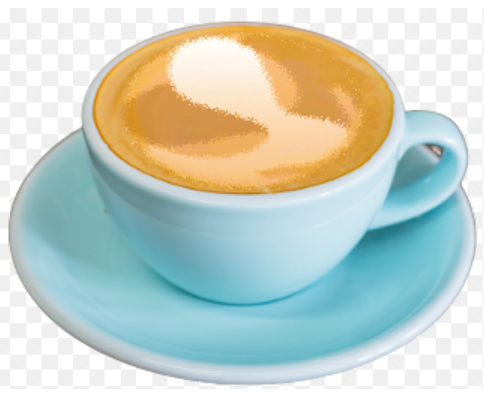
#> input picture inventory/assets/menu_samples/coffee.png, 484 x 393 px
$ python -i fetch_menu_images.py   (imports and definitions only)
#> lines starting #> are read from the running program, lines starting #| are printed output that depends on the picture
#> further down, picture is the input picture: PIL image 484x393 RGB; mean R, G, B 196.8, 208.2, 197.9
"""Replace generated menu tiles with real photos from the web.

Source: Openverse API (openverse.org) — free, no key, CC-licensed images
(licensing-clean for internal use). Each image is downloaded, center-cropped
to 640x480 (the POS card's 4:3 box) and stored as a JPEG BLOB in menu_items.

If every candidate for an item fails, its existing image is left untouched.

Run:  python scripts/fetch_menu_images.py
"""
import io
import os
import sys

import django
import requests

sys.path.insert(0, os.path.dirname(os.path.dirname(os.path.abspath(__file__))))
# [2 lines not run here, left out]

from PIL import Image  # noqa: E402

from inventory.models import MenuItem  # noqa: E402
from inventory.services.menu_image_cache import invalidate_menu_item_image  # noqa: E402

OV_URL = 'https://api.openverse.org/v1/images/'
UA = 'CanteenPOS/1.0 (internal menu image seeding)'
TARGET = (640, 480)
MAX_BYTES = 12 * 1024 * 1024

# item_code -> ordered list of search queries (first that yields a usable image wins)
QUERIES = {
    'CANT-01': ['paratha', 'paratha flatbread'],
    'CANT-02': ['khichuri', 'khichdi rice lentil'],
    'CANT-03': ['boiled egg', 'fried egg'],
    'CANT-04': ['mixed vegetable curry', 'fried vegetables dish'],
    'CANT-05': ['dal lentil soup', 'lentil curry'],
    'CANT-06': ['singara snack', 'samosa fried snack'],
    'CANT-07': ['samosa', 'samosa snack'],
    'CANT-08': ['jhalmuri puffed rice', 'puffed rice muri'],
    'CANT-09': ['khaja sweet', 'indian sweet dessert'],
    'CANT-10': ['milk tea cup', 'cup of tea'],
    'CANT-11': ['biscuit cookie', 'biscuits'],
    'CANT-12': ['bun bread', 'bread bun'],
    'CANT-13': ['pound cake slice', 'plain cake'],
    'CANT-14': ['water bottle', 'plastic water bottle'],
    'CANT-15': ['cola soft drink bottle', 'soft drink bottle'],
}


# [13 lines left out: function search_openverse, not called in this run]


def cover_crop(img, size=TARGET):
    """Scale to cover the target box, then center-crop (no distortion)."""
#> called with size = (640, 480)
    tw, th = size
    img = img.convert('RGB')
    w, h = img.size
#> w = 484; h = 393
    scale = max(tw / w, th / h)
#> scale = 1.32
    nw, nh = max(tw, int(round(w * scale))), max(th, int(round(h * scale)))
#> nw = 640; nh = 520
    img = img.resize((nw, nh), Image.LANCZOS)
    left = (nw - tw) // 2
#> left = 0
    top = (nh - th) // 2
#> top = 20
    return img.crop((left, top, left + tw, top + th))
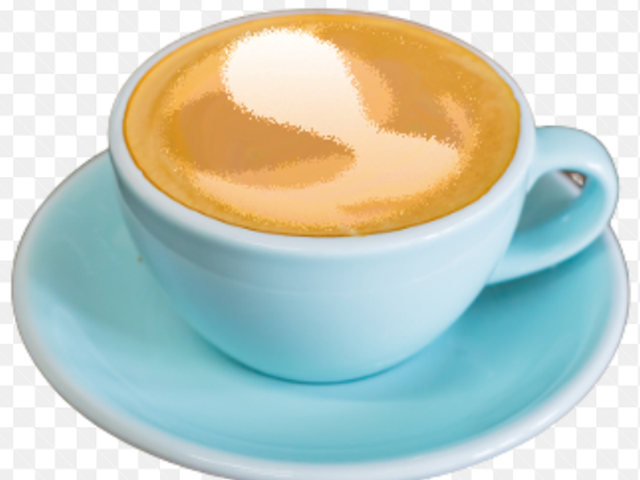
#> returned value: PIL image 640x480 RGB; mean R, G, B 192.6, 204.9, 193.7


# [50 lines left out: functions download_image, run, not called in this run]


# [2 lines not run here, left out]

>>> from PIL import Image
>>> picture = Image.open('../inventory/assets/menu_samples/coffee.png')
>>> result = cover_crop(picture)
